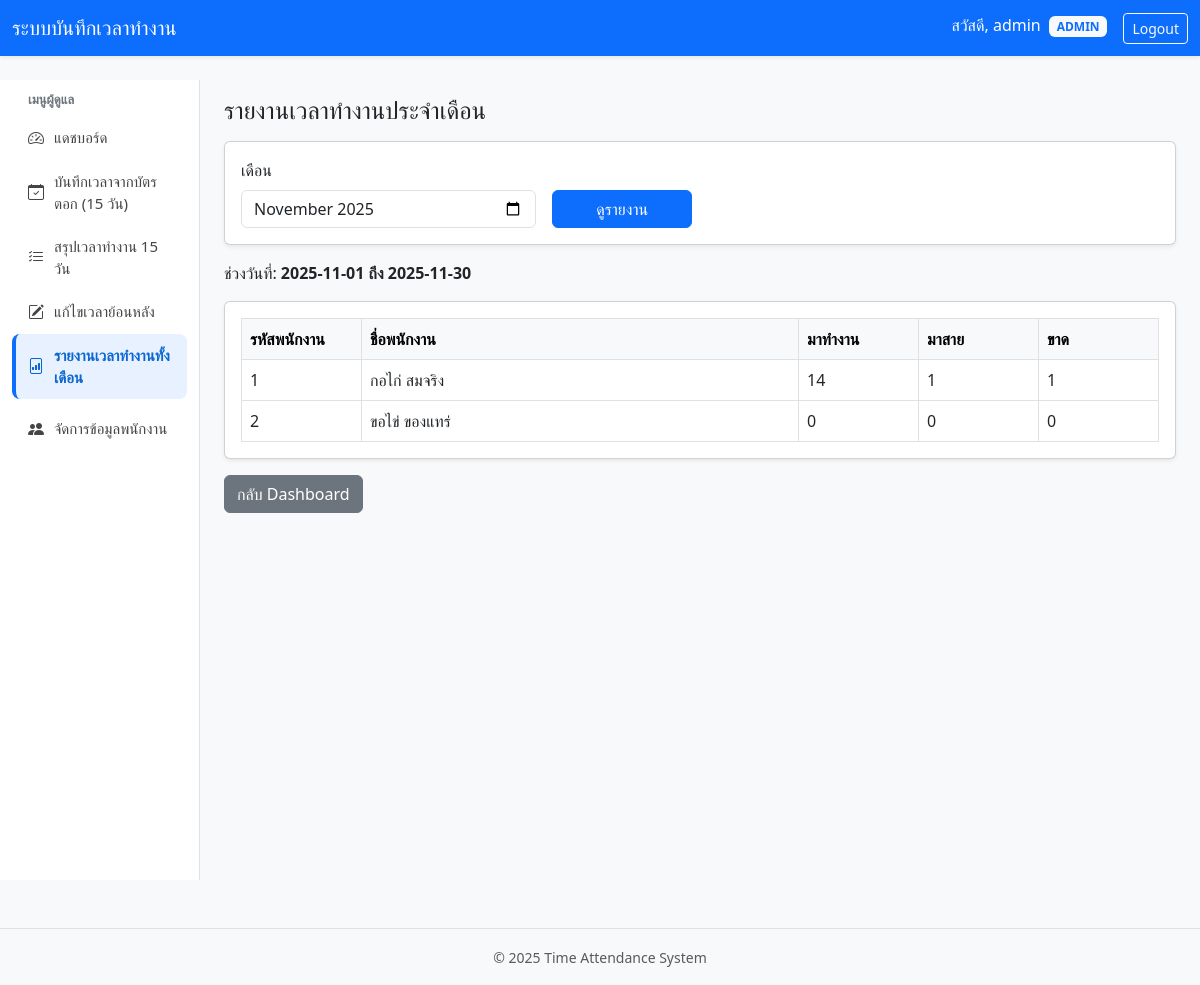
The app's page /admin/time/report_monthly.php (signed in) with its own data.
### tables this page shows
CREATE TABLE `employee` (
  `id_employee` int(11) NOT NULL,
  `firstname` varchar(100) NOT NULL,
  `lastname` varchar(100) NOT NULL,
  `department_id` int(11) NOT NULL,
  `position` varchar(100) DEFAULT NULL,
  `start_date` date DEFAULT NULL,
  `status` varchar(20) DEFAULT 'active',
  `gender` enum('male','female','other') DEFAULT NULL,
  `prefix` varchar(50) DEFAULT NULL
);

### admin/time/report_monthly.php (the view, shortened to what this page needs)
<?php
require_once '../../config/database.php';
$month = $_GET['month'] ?? date('Y-m');
$year = substr($month, 0, 4);
$mon = substr($month, 5, 2);
$startDate = "$year-$mon-01";
$endDate = date('Y-m-t', strtotime($startDate));
$sql = "
SELECT
    e.id_employee,
    e.firstname,
    e.lastname,
    SUM(CASE WHEN tr.status IN ('present','late','sick_leave','personal_leave') THEN 1 ELSE 0 END) AS work_days,
    SUM(CASE WHEN tr.status = 'late'   THEN 1 ELSE 0 END) AS late_days,
    SUM(CASE WHEN tr.status = 'absent' THEN 1 ELSE 0 END) AS absent_days
FROM employee e
LEFT JOIN time_record tr
       ON e.id_employee = tr.employee_id
      AND tr.work_date BETWEEN :s AND :e
GROUP BY e.id_employee, e.firstname, e.lastname
ORDER BY e.firstname
";
$stmt = $pdo->prepare($sql);
$stmt->execute([
    's' => $startDate,
    'e' => $endDate,
]);
$rows = $stmt->fetchAll(PDO::FETCH_ASSOC);
include '../../partials/header.php';
?>
<div class="container-fluid">
    <div class="row">
        <?php include '../../partials/sidebar.php'; ?>
        <main class="col-md-9 ms-sm-auto col-lg-10 px-4 py-3">
            <div class="d-flex justify-content-between align-items-center mb-3">
                <h1 class="h4 mb-0">รายงานเวลาทำงานประจำเดือน</h1>
            </div>
            <div class="card shadow-sm mb-3">
                <div class="card-body">
                    <form method="get" class="row g-3 mb-0">
                        <div class="col-md-4">
                            <label class="form-label">เดือน</label>
                            <input type="month" name="month" class="form-control"
                                value="<?php echo htmlspecialchars($month); ?>">
                        </div>
                        <div class="col-md-2 d-flex align-items-end">
                            <button class="btn btn-primary w-100">ดูรายงาน</button>
                        </div>
                    </form>
                </div>
            </div>
            <p class="mb-3">
                ช่วงวันที่: <strong><?php echo htmlspecialchars("$startDate ถึง $endDate"); ?></strong>
            </p>
            <div class="card shadow-sm">
                <div class="card-body">
                    <div class="table-responsive">
                        <table class="table table-bordered align-middle mb-0">
                            <thead class="table-light">
                                <tr>
                                    <th style="width: 120px;">รหัสพนักงาน</th>
                                    <th>ชื่อพนักงาน</th>
                                    <th style="width: 120px;">มาทำงาน</th>
                                    <th style="width: 120px;">มาสาย</th>
                                    <th style="width: 120px;">ขาด</th>
                                </tr>
                            </thead>
                            <tbody>
                                <?php if ($rows): ?>
                                    <?php foreach ($rows as $r): ?>
                                        <tr>
                                            <td><?php echo htmlspecialchars($r['id_employee']); ?></td>
                                            <td><?php echo htmlspecialchars($r['firstname'] . ' ' . $r['lastname']); ?></td>
                                            <td><?php echo (int) $r['work_days']; ?></td>
                                            <td><?php echo (int) $r['late_days']; ?></td>
                                            <td><?php echo (int) $r['absent_days']; ?></td>
                                        </tr>
                                    <?php endforeach; ?>
                                <?php endif; ?>
                            </tbody>
                        </table>
                    </div>
                </div>
            </div>
            <div class="mt-3">
                <a href="admin_dashboard.php" class="btn btn-secondary">กลับ Dashboard</a>
            </div>
        </main>
    </div>
</div>
<?php include '../../partials/footer.php'; ?>

### partials/header.php (style rules this page uses)
body { background: #f5f7fa; }

### records on screen
employee: id_employee "1", firstname+lastname "กอไก่ สมจริง", work_days "14", late_days "1", absent_days "1"
employee: id_employee "2", firstname+lastname "ขอไข่ ของแทร่", work_days "0", late_days "0", absent_days "0"

### other values on screen
$currentUser['username'] "admin"
$currentUser['role'] "ADMIN"
